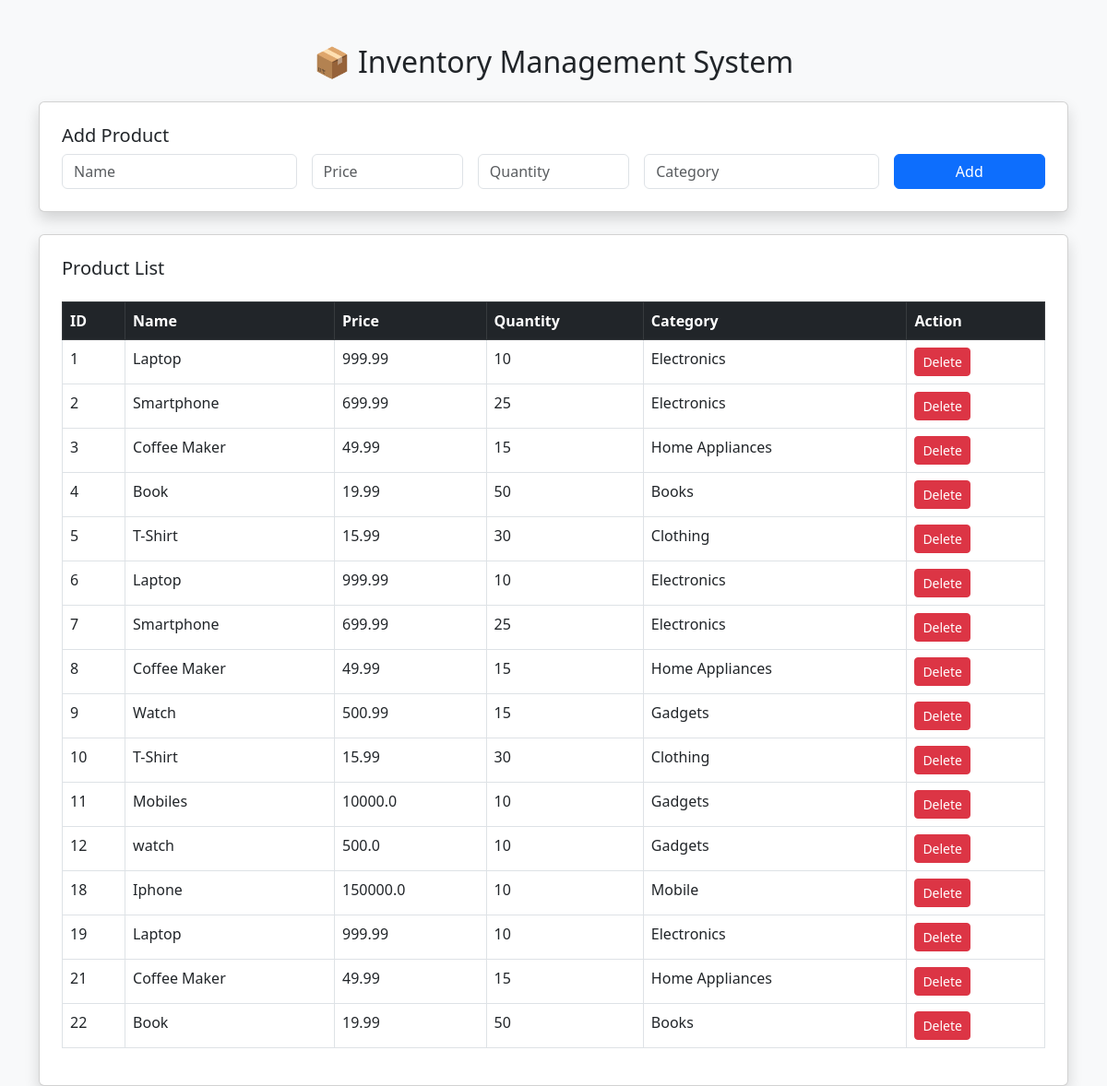
The page / on the database its author committed.
### tables this page shows
CREATE TABLE Products (
                    id INTEGER PRIMARY KEY AUTOINCREMENT,
                    name TEXT NOT NULL,
                    price REAL NOT NULL,
                    quantity INTEGER NOT NULL,
                    category TEXT
                );

### app.py (the view)
@app.route('/')
def index():
    conn = get_db()
    cursor = conn.cursor()
    cursor.execute("SELECT * FROM Products")
    products = cursor.fetchall()
    conn.close()
    return render_template('index.html', products=products)

### app.py (called while the page is built)
def get_db():
    return sqlite3.connect('ecommerce.db')

### templates/index.html (shortened to what this page needs)
<!DOCTYPE html>
<html>
<head>
    <link href="https://cdn.jsdelivr.net/npm/bootstrap@5.3.0/dist/css/bootstrap.min.css" rel="stylesheet">
</head>
<body class="bg-light">
<div class="container mt-5">
    <h2 class="text-center mb-4">📦 Inventory Management System</h2>
    <div class="card p-4 mb-4 shadow">
        <h5>Add Product</h5>
        <form action="/add" method="post" class="row g-3">
            <div class="col-md-3">
                <input type="text" name="name" class="form-control" placeholder="Name" required>
            </div>
            <div class="col-md-2">
                <input type="text" name="price" class="form-control" placeholder="Price" required>
            </div>
            <div class="col-md-2">
                <input type="text" name="quantity" class="form-control" placeholder="Quantity" required>
            </div>
            <div class="col-md-3">
                <input type="text" name="category" class="form-control" placeholder="Category">
            </div>
            <div class="col-md-2">
                <button type="submit" class="btn btn-primary w-100">Add</button>
            </div>
        </form>
    </div>
    <div class="card p-4 shadow">
        <h5>Product List</h5>
        <table class="table table-bordered table-hover mt-3">
            <thead class="table-dark">
                <tr>
                    <th>ID</th>
                    <th>Name</th>
                    <th>Price</th>
                    <th>Quantity</th>
                    <th>Category</th>
                    <th>Action</th>
                </tr>
            </thead>
            <tbody>
                {% for p in products %}
                <tr>
                    <td>{{p[0]}}</td>
                    <td>{{p[1]}}</td>
                    <td>{{p[2]}}</td>
                    <td>{{p[3]}}</td>
                    <td>{{p[4]}}</td>
                    <td>
                        <a href="/delete/{{p[0]}}" class="btn btn-danger btn-sm">Delete</a>
                    </td>
                </tr>
                {% endfor %}
            </tbody>
        </table>
    </div>
</div>
</body>
</html>

### rows shown on the page
Products: id "1", name "Laptop", price "999.99", quantity "10", category "Electronics"
Products: id "2", name "Smartphone", price "699.99", quantity "25", category "Electronics"
Products: id "3", name "Coffee Maker", price "49.99", quantity "15", category "Home Appliances"
Products: id "4", name "Book", price "19.99", quantity "50", category "Books"
Products: id "5", name "T-Shirt", price "15.99", quantity "30", category "Clothing"
Products: id "6", name "Laptop", price "999.99", quantity "10", category "Electronics"
Products: id "7", name "Smartphone", price "699.99", quantity "25", category "Electronics"
Products: id "8", name "Coffee Maker", price "49.99", quantity "15", category "Home Appliances"
Products: id "9", name "Watch", price "500.99", quantity "15", category "Gadgets"
Products: id "10", name "T-Shirt", price "15.99", quantity "30", category "Clothing"
Products: id "11", name "Mobiles", price "10000.0", quantity "10", category "Gadgets"
Products: id "12", name "watch", price "500.0", quantity "10", category "Gadgets"
Products: id "18", name "Iphone", price "150000.0", quantity "10", category "Mobile"
Products: id "19", name "Laptop", price "999.99", quantity "10", category "Electronics"
Products: id "21", name "Coffee Maker", price "49.99", quantity "15", category "Home Appliances"
Products: id "22", name "Book", price "19.99", quantity "50", category "Books"
